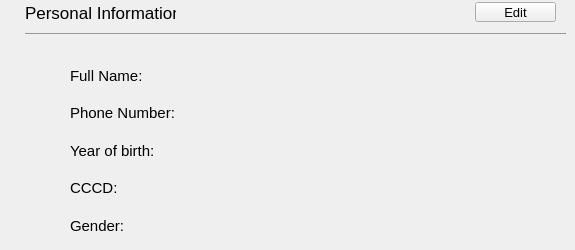
                     <widget class="QWidget" name="page">
                      <widget class="QLabel" name="label_6">
                       <property name="geometry">
                        <rect>
                         <x>25</x>
                         <y>2</y>
                         <width>151</width>
                         <height>21</height>
                        </rect>
                       </property>
                       <property name="font">
                        <font>
                         <pointsize>13</pointsize>
                        </font>
                       </property>
                       <property name="text">
                        <string>Personal Information</string>
                       </property>
                      </widget>
                      <widget class="Line" name="line_2">
                       <property name="geometry">
                        <rect>
                         <x>25</x>
                         <y>33</y>
                         <width>541</width>
                         <height>1</height>
                        </rect>
                       </property>
                       <property name="maximumSize">
                        <size>
                         <width>16777215</width>
                         <height>1</height>
                        </size>
                       </property>
                       <property name="styleSheet">
                        <string notr="true">background-color: rgb(133, 133, 133);</string>
                       </property>
                       <property name="orientation">
                        <enum>Qt::Orientation::Horizontal</enum>
                       </property>
                      </widget>
                      <widget class="QPushButton" name="editprofilebtn">
                       <property name="geometry">
                        <rect>
                         <x>475</x>
                         <y>2</y>
                         <width>81</width>
                         <height>20</height>
                        </rect>
                       </property>
                       <property name="font">
                        <font>
                         <pointsize>10</pointsize>
                        </font>
                       </property>
                       <property name="cursor">
                        <cursorShape>PointingHandCursor</cursorShape>
                       </property>
                       <property name="text">
                        <string>Edit</string>
                       </property>
                       <property name="icon">
                        <iconset resource="Resources.qrc">
                         <normaloff>:/new/prefix1/Resources/edit.png</normaloff>:/new/prefix1/Resources/edit.png</iconset>
                       </property>
                      </widget>
                      <widget class="QWidget" name="layoutWidget5">
                       <property name="geometry">
                        <rect>
                         <x>70</x>
                         <y>60</y>
                         <width>331</width>
                         <height>181</height>
                        </rect>
                       </property>
                       <layout class="QVBoxLayout" name="verticalLayout_8">
                        <item>
                         <layout class="QHBoxLayout" name="horizontalLayout_4">
                          <item>
                           <widget class="QLabel" name="label_7">
                            <property name="font">
                             <font>
                              <pointsize>11</pointsize>
                             </font>
                            </property>
                            <property name="text">
                             <string>Full Name:</string>
                            </property>
                           </widget>
                          </item>
                          <item>
                           <widget class="QLabel" name="name">
                            <property name="font">
                             <font>
                              <pointsize>11</pointsize>
                             </font>
                            </property>
                            <property name="text">
                             <string/>
                            </property>
                           </widget>
                          </item>
                         </layout>
                        </item>
                        <item>
                         <layout class="QHBoxLayout" name="horizontalLayout_5">
                          <item>
                           <widget class="QLabel" name="label_9">
                            <property name="font">
                             <font>
                              <pointsize>11</pointsize>
                             </font>
                            </property>
                            <property name="text">
                             <string>Phone Number:</string>
                            </property>
                           </widget>
                          </item>
                          <item>
                           <widget class="QLabel" name="sdt">
                            <property name="font">
                             <font>
                              <pointsize>11</pointsize>
                             </font>
                            </property>
                            <property name="text">
                             <string/>
                            </property>
                           </widget>
                          </item>
                         </layout>
                        </item>
                        <item>
                         <layout class="QHBoxLayout" name="horizontalLayout_6">
                          <item>
                           <widget class="QLabel" name="label_11">
                            <property name="font">
                             <font>
                              <pointsize>11</pointsize>
                             </font>
                            </property>
                            <property name="text">
                             <string>Year of birth:</string>
                            </property>
                           </widget>
                          </item>
                          <item>
                           <widget class="QLabel" name="age">
                            <property name="font">
                             <font>
                              <pointsize>11</pointsize>
                             </font>
                            </property>
                            <property name="text">
                             <string/>
                            </property>
                           </widget>
                          </item>
                         </layout>
                        </item>
                        <item>
                         <layout class="QHBoxLayout" name="horizontalLayout_7">
                          <item>
                           <widget class="QLabel" name="label_13">
                            <property name="font">
                             <font>
                              <pointsize>11</pointsize>
                             </font>
                            </property>
                            <property name="text">
                             <string>CCCD:</string>
                            </property>
                           </widget>
                          </item>
                          <item>
                           <widget class="QLabel" name="cccd">
                            <property name="font">
                             <font>
                              <pointsize>11</pointsize>
                             </font>
                            </property>
                            <property name="text">
                             <string/>
                            </property>
                           </widget>
                          </item>
                         </layout>
                        </item>
                        <item>
                         <layout class="QHBoxLayout" name="horizontalLayout_8">
                          <item>
                           <widget class="QLabel" name="label_15">
                            <property name="font">
                             <font>
                              <pointsize>11</pointsize>
                             </font>
                            </property>
                            <property name="text">
                             <string>Gender:</string>
                            </property>
                           </widget>
                          </item>
                          <item>
                           <widget class="QLabel" name="gender">
                            <property name="font">
                             <font>
                              <pointsize>11</pointsize>
                             </font>
                            </property>
                            <property name="text">
                             <string/>
                            </property>
                           </widget>
                          </item>
                         </layout>
                        </item>
                       </layout>
                      </widget>
                     </widget>
